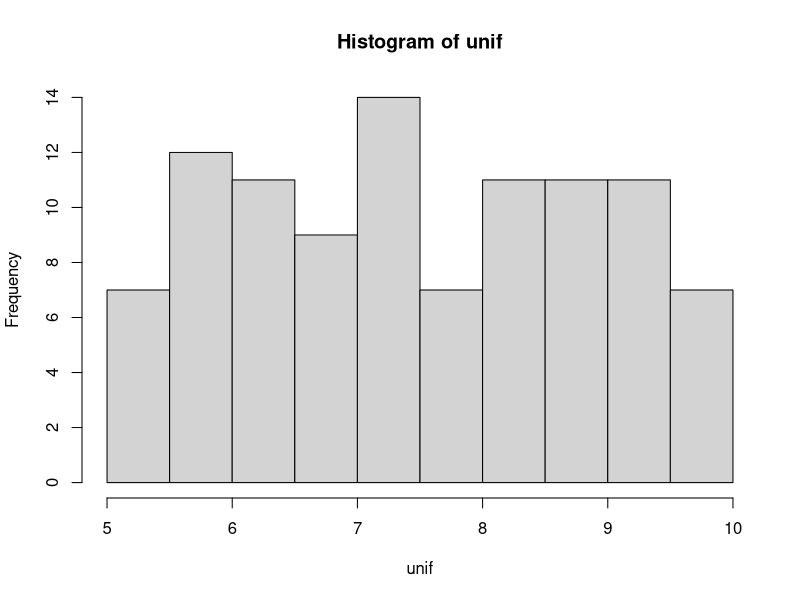
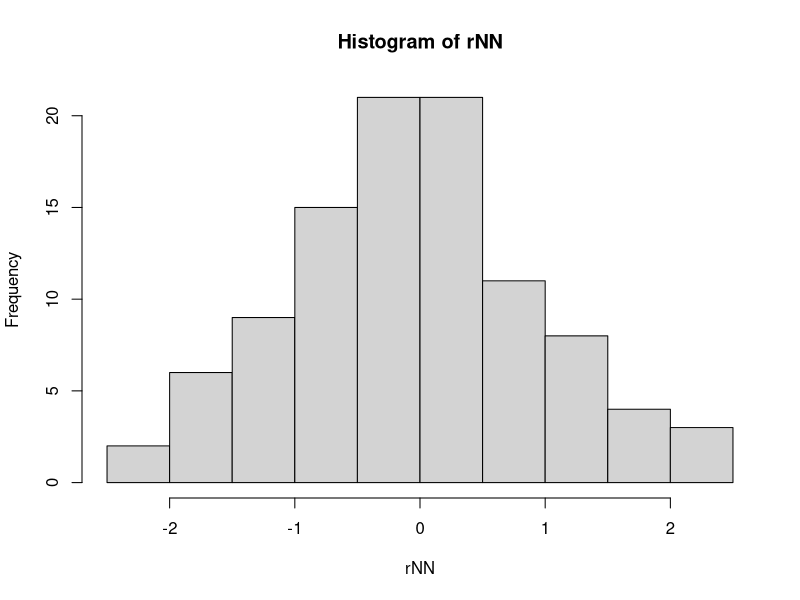
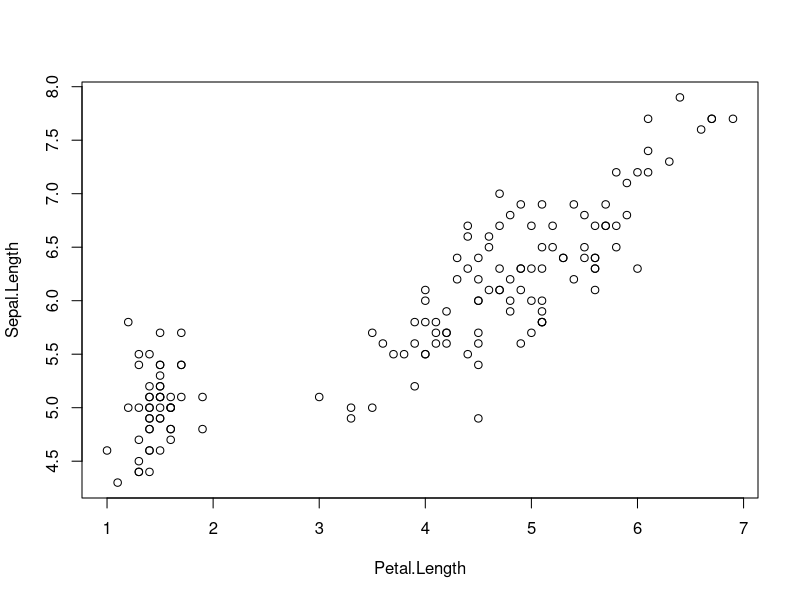

Write the R code that produced these figures, in order.
## ---- chunk 1
queue <- c("sheep", "fox", "owl", "ant")

#you can modify a specific index in the vector using []
queue[5] <- "serpent"
queue

#you can remove an index by using the "-"
queue <- queue[-5]
queue
## ---- chunk 2
#Doubles (floats)
a <- c(2, 2.0)
typeof(a)
#
b <- c("purple", "green")
d <- c(a, b)
typeof(d)
## ---- chunk 3
a <- runif(10)
a > 0.5 #conditional statement

# How many elements in the vector are > 0.5
sum(a > 0.5)
## ---- chunk 4
z <- c(10, 20, 30)
z
z + 1 #performs element-wise addition of 1

y <- c(1, 2, 3)
z + y #results in an element by element operation on the vector
## ---- chunk 5
z <- c(10, 20, 30)
x <- c(1, 2)
z + x
## ---- chunk 6
set.seed(123) #first set will always be the same numbers with seed
unif <- runif(n=100, min=5, max=10)
hist(unif)

rNN <- rnorm(100) #mean = 0, st.dev = 1
mean(rNN) #should be close to 0
hist(rNN)
## ---- chunk 7
my_vec <- 1:12
m <- matrix(data = my_vec, nrow = 4) #builds it by columns by default
m
m <- matrix(data = my_vec, ncol = 3, byrow = T)
m
## ---- chunk 8
myList <- list(1:10, matrix(1:8, nrow=4, byrow=T), letters[1:3], pi)
str(myList) #structure of list
## ---- chunk 9
myList <- list(1:10, matrix(1:8, nrow=4, byrow=T), letters[1:3], pi)
myList[4]
#myList[4] - 3 returns an error because it's still compartamentalized
typeof(myList[4])
#to grab object, use [[]]
myList[[4]] - 3
myList[[2]][4,1] #access the matrix, get the 4th row, 1st column

c(myList[[1]], myList[[2]]) #to obtain multiple elements within list
## ---- chunk 10
myList2 <- list(Tester = F, littleM = matrix(1:9, nrow=3))
myList2$Tester #calls the element by it's name

myList2$littleM[2,3] #access the matrix and pull the 2nd row, 3rd column
myList2$littleM[2,]  #access the matrix and pull the entire 2nd row
## ---- chunk 11
myList2 <- list(Tester = F, littleM = matrix(1:9, nrow=3))
unrolled <- unlist(myList2)
unrolled
## ---- chunk 12
data(iris)
head(iris)
plot(Sepal.Length ~ Petal.Length, data = iris)
model <- lm(Sepal.Length ~ Petal.Length, data = iris)
results <- summary(model)
results

results$coefficients["Petal.Length", "Pr(>|t|)"]
unlist(results)$coefficients8 #pvalue in summary is always coefficients8
## ---- chunk 13
varA <- 1:12
varB <- rep(c("Con", "LowN", "HighN"), each=4)
varC <- runif(12)

dFrame <- data.frame(varA, varB, varC, stringsAsFactors=F)
dFrame

# Adding a row
new_data <- list(varA=13, varB="HighN", varC=0.668)
#rbind
dFrame <- rbind(dFrame, new_data)
dFrame

# Adding a column
new_var <- runif(13)
#cbind
dFrame <- cbind(dFrame, new_var)
head(dFrame)
## ---- chunk 14
z_mat <- matrix(data=1:30, ncol=3, byrow=T)
z_mat
z_dframe <- as.data.frame(z_mat)
z_dframe
